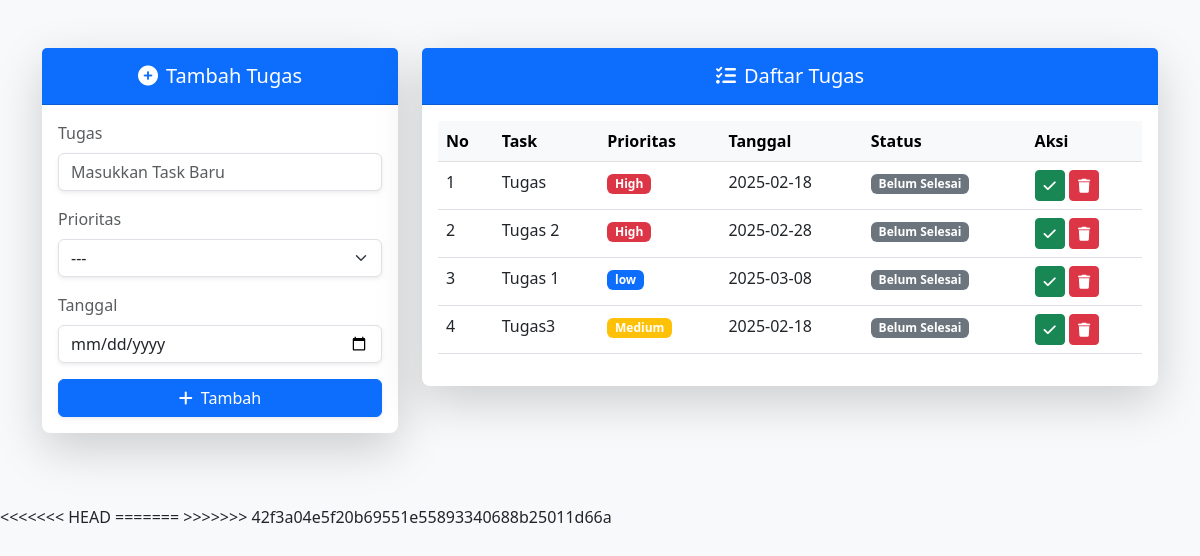
The page / on the database its author committed.
### tables this page shows
CREATE TABLE `tasks` (
  `id` int(11) NOT NULL,
  `task_name` varchar(255) NOT NULL,
  `priority` varchar(50) NOT NULL,
  `due_date` date NOT NULL,
  `status` varchar(50) NOT NULL DEFAULT 'Belum Selesai'
);

### index.php (the view, shortened to what this page needs)
<?php
include 'koneksi.php';
$result = $conn->query("SELECT * FROM tasks");
?>
<!DOCTYPE html>
<html lang="id">
<head>
    <link rel="stylesheet" href="https://cdn.jsdelivr.net/npm/bootstrap@5.3.0/dist/css/bootstrap.min.css">
    <link href="https://cdnjs.cloudflare.com/ajax/libs/font-awesome/6.0.0/css/all.min.css" rel="stylesheet">
</head>
<body class="bg-light">
    <div class="container py-5">
        <div class="row">
            <div class="col-lg-4 mb-4">
                <div class="card shadow-lg border-0 rounded-3">
                    <div class="card-header bg-primary text-white text-center py-3">
                        <h5 class="card-title mb-0"><i class="fas fa-plus-circle me-2"></i>Tambah Tugas</h5>
                    </div>
                    <div class="card-body">
                        <form method="post" action="aksi_todo.php">
                            <div class="mb-3">
                                <label class="form-label text-muted">Tugas</label>
                                <input type="text" name="task" class="form-control shadow-sm" placeholder="Masukkan Task Baru" required>
                            </div>
                            <div class="mb-3">
                                <label class="form-label text-muted">Prioritas</label>
                                <select name="priority" class="form-select shadow-sm" required>
                                    <option value="">---</option>
                                </select>
                            </div>
                            <div class="mb-3">
                                <label class="form-label text-muted">Tanggal</label>
                                <input type="date" name="date" class="form-control shadow-sm" required>
                            </div>
                            <button type="submit" class="btn btn-primary w-100 shadow-sm"><i class="fas fa-plus me-2"></i>Tambah</button>
                        </form>
                    </div>
                </div>
            </div>
            <div class="col-lg-8">
                <div class="card shadow-lg border-0 rounded-3">
                    <div class="card-header bg-primary text-white text-center py-3">
                        <h5 class="card-title mb-0"><i class="fas fa-tasks me-2"></i>Daftar Tugas</h5>
                    </div>
                    <div class="card-body">
                        <div class="table-responsive" style="max-height: 400px; overflow-y: auto;">
                            <table class="table table-hover">
                                <thead class="table-light">
                                    <tr>
                                        <th>No</th>
                                        <th>Task</th>
                                        <th>Prioritas</th>
                                        <th>Tanggal</th>
                                        <th>Status</th>
                                        <th>Aksi</th>
                                    </tr>
                                </thead>
                                <tbody>
                                    <?php $no = 1; while ($row = $result->fetch_assoc()): ?>
                                        <tr>
                                            <td><?= $no++; ?></td>
                                            <td><?= $row['task_name']; ?></td>
                                            <td><span class="badge bg-<?php if($row['priority'] == 'low') {echo 'primary';} else { if($row['priority'] == 'Medium'){echo 'warning';} else {echo 'danger';}}?>"><?= $row['priority']; ?></span></td>
                                            <td><?= $row['due_date']; ?></td>
                                            <td>
                                                <span class="badge bg-<?= $row['status'] == 'Selesai' ? 'success' : 'secondary'; ?>">
                                                    <?= $row['status']; ?>
                                                </span>
                                            </td>
                                            <td>
                                                <?php if ($row['status'] == 'Belum Selesai'): ?>
                                                    <form method="post" class="d-inline" action="aksi_todo.php">
                                                        <button type="submit" name="done" value="<?= $row['id']; ?>" class="btn btn-success btn-sm"><i class="fas fa-check"></i></button>
                                                    </form>
                                                <?php endif; ?>
                                                <form method="post" class="d-inline" action="aksi_todo.php">
                                                    <button type="submit" name="delete" value="<?= $row['id']; ?>" class="btn btn-danger btn-sm" onclick=" return confirm('Apakah anda yakin menghapus data ini?')"><i class="fas fa-trash"></i></button>
                                                </form>
                                            </td>
                                        </tr>
                                    <?php endwhile; ?>
                                </tbody>
                            </table>
                        </div>
                    </div>
                </div>
            </div>
        </div>
    </div>
</body>
</html>
</html>

### rows shown on the page
tasks: task_name "Tugas", priority "High", due_date "2025-02-18", status "Belum Selesai", $row['id'] 11 (drawn)
tasks: task_name "Tugas 2", priority "High", due_date "2025-02-28", status "Belum Selesai", $row['id'] 12 (drawn)
tasks: task_name "Tugas 1", priority "low", due_date "2025-03-08", status "Belum Selesai", $row['id'] 13 (drawn)
tasks: task_name "Tugas3", priority "Medium", due_date "2025-02-18", status "Belum Selesai", $row['id'] 14 (drawn)
